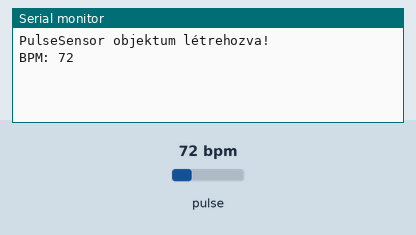
Bench run of a sketch on a simulated Arduino Uno, built with avr-gcc and run on an emulated ATmega328P. Parts: the last lines printed to the serial monitor. Inputs (shaded band) come from the test bench; at power-on: pulse 72 bpm.

Above: at 1.2 s.
1.3 s: pulse set to 42 bpm
At 2.7 s:
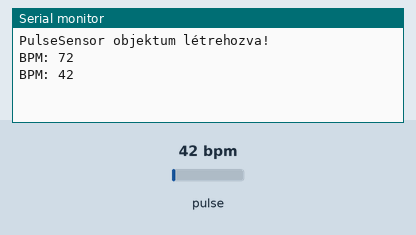
2.8 s: pulse set to 70 bpm
At 3.9 s:
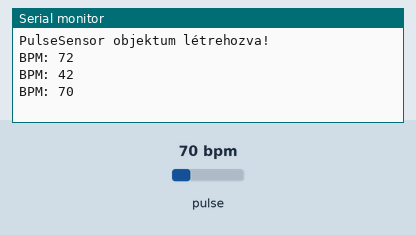
Timing chart, 0 to 5.8 s (numbered marks = the images above; inputs shaded):
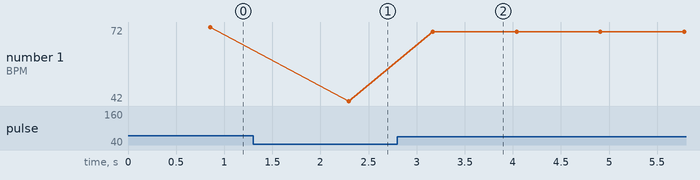

Measured:
- after the input at 1.3 s, the serial monitor: prints a new line after 0.99 s (image 1)
- after the input at 2.8 s, the serial monitor: prints a new line after 0.37 s (image 2)
- plotted number 1: 72 → 42 after the input at 1.3 s, 42 → 70 after the input at 2.8 s

The sketch:

commit9.ino
```cpp
#define USE_ARDUINO_INTERRUPTS true
#include <PulseSensorPlayground.h>

const int PulseWire = 0;
int Threshold = 550;

PulseSensorPlayground pulseSensor;


void setup() {

  Serial.begin(9600);

  pulseSensor.analogInput(PulseWire);
  pulseSensor.setThreshold(Threshold);

   if (pulseSensor.begin()) {
    Serial.println("PulseSensor objektum létrehozva!");
  }
}


void loop() {

 int myBPM = pulseSensor.getBeatsPerMinute();


if (pulseSensor.sawStartOfBeat()) {
 Serial.print("BPM: ");
 Serial.println(myBPM);
}

  delay(20);

}
```
